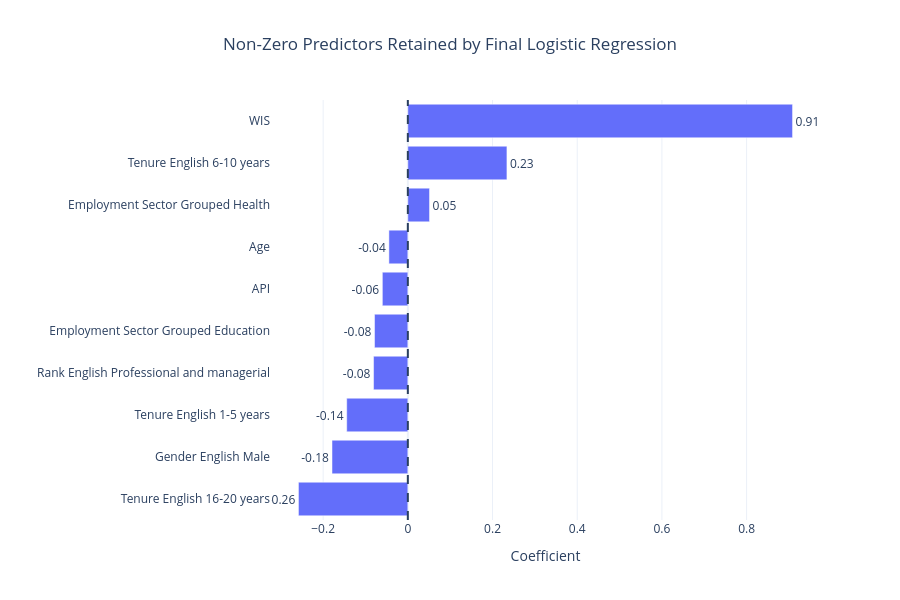

Notebook code for this chart:
### Code cell
# Clean feature names for visualisation

lr_plot = lr_nonzero.copy()

lr_plot["Feature_Label"] = (
    lr_plot["Feature"]
    .str.replace("num__", "", regex=False)
    .str.replace("cat__", "", regex=False)
    .str.replace("_", " ", regex=False)
)

# Sort from negative to positive coefficient
lr_plot = lr_plot.sort_values("Coefficient")

fig = px.bar(
    lr_plot,
    x="Coefficient",
    y="Feature_Label",
    orientation="h",
    text="Coefficient",
    labels={
        "Coefficient": "Logistic Regression Coefficient",
        "Feature_Label": "Predictor"
    },
    title="Non-Zero Predictors Retained by Final Logistic Regression"
)

fig.update_traces(
    texttemplate="%{text:.2f}",
    textposition="outside"
)

fig.update_layout(
    template="plotly_white",
    title_x=0.5,
    height=600,
    yaxis_title="",
    xaxis_title="Coefficient"
)

fig.add_vline(
    x=0,
    line_dash="dash"
)

fig.show()

### Figure 1 — Plotly figure (JSON) as saved in the notebook; plotly's stock layout.template omitted (floating-point values rounded to 4 significant figures)
{"data": [{"hovertemplate": "Logistic Regression Coefficient=%{text}<br>Predictor=%{y}<extra></extra>", "legendgroup": "", "marker": {"color": "#636efa", "pattern": {"shape": ""}}, "name": "", "orientation": "h", "showlegend": false, "text": [-0.2583, -0.1791, -0.1444, -0.081, -0.0787, -0.06021, -0.04473, 0.05121, 0.234, 0.9085], "textposition": "outside", "texttemplate": "%{text:.2f}", "type": "bar", "x": [-0.2583, -0.1791, -0.1444, -0.081, -0.0787, -0.06021, -0.04473, 0.05121, 0.234, 0.9085], "xaxis": "x", "y": ["Tenure English 16-20 years", "Gender English Male", "Tenure English 1-5 years", "Rank English Professional and managerial", "Employment Sector Grouped Education", "API", "Age", "Employment Sector Grouped Health", "Tenure English 6-10 years", "WIS"], "yaxis": "y"}], "layout": {"barmode": "relative", "height": 600, "legend": {"tracegroupgap": 0}, "shapes": [{"line": {"dash": "dash"}, "type": "line", "x0": 0, "x1": 0, "xref": "x", "y0": 0, "y1": 1, "yref": "y domain"}], "title": {"text": "Non-Zero Predictors Retained by Final Logistic Regression", "x": 0.5}, "xaxis": {"anchor": "y", "domain": [0, 1], "title": {"text": "Coefficient"}}, "yaxis": {"anchor": "x", "domain": [0, 1], "title": {"text": ""}}}}
